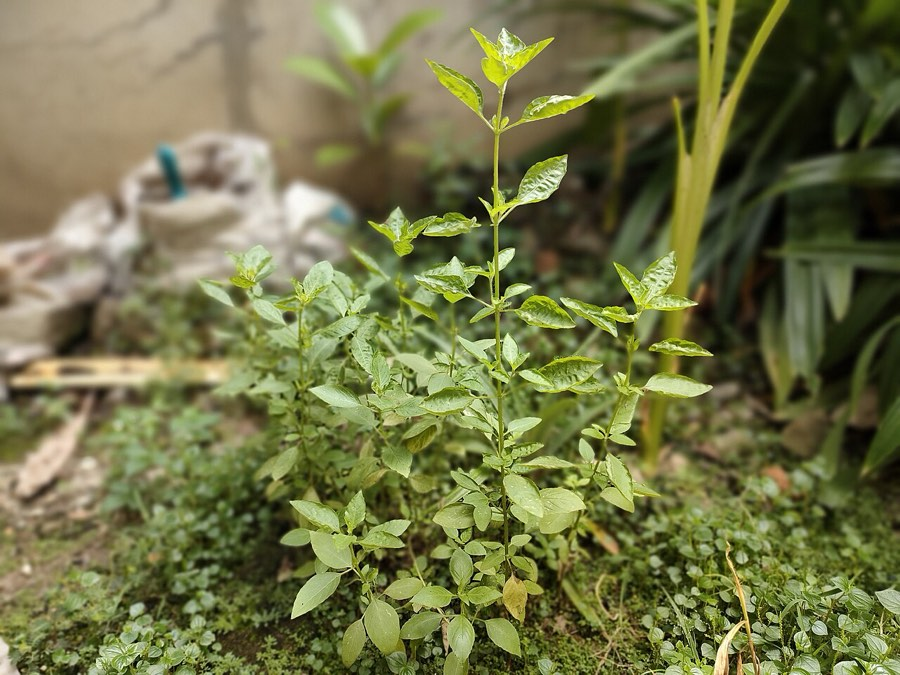
#> input picture app/assets/mock/basil.jpg, 900 x 675 px
$ python -i copies.py   (imports and definitions only)
#> lines starting #> are read from the running program, lines starting #| are printed output that depends on the picture
### ml/training/eval/check_leakage.py
"""Checks the evaluation photos against every training image (evaluation 2 and 9): a photo that
is a copy of a training image would measure memory, not generalisation.

    python -m ml.training.eval.check_leakage [--hamming 4] [--cosine 0.98] [--no-bioclip] [--calibrate 300] [--out leakage-<date>]

Every photo the manifest names is compared with every image file under `ml/training/data/raw`,
which holds every source any of our models trained or was tuned on, all splits. The run stops
first when a dataset in `sources.yaml`, or a COCO folder the detector, the plant probe or the
plant check uses, has no images there: the check would quietly cover less.

- **Perceptual hash:** a 64-bit DCT hash of the photo and of its 8 rotations and flips. A training
  image within `--hamming` bits of any of them is a copy: resized, recompressed, rotated or flipped.
  The hash sets the 32 coefficients above the median, so distances are even: 4 is the largest
  below 6, where the closest different photos sit (evaluation 2).
- **BioCLIP 2 cosine:** the embeddings the training code caches (`ml.pdm_vision.features`, on the
  GPU for files not cached yet). A pair at `--cosine` or more is a match. It backs the hash up but
  catches few crops: 24% of copies with 5% cut off each edge, 8% with 10% (`--calibrate`, evaluation
  2). The default is training 4's duplicate threshold. The field-set picks drop a
  candidate at 0.95 (`fieldsets.COPY`), which costs nothing there; here a match fails the run, and
  at 0.95 one tomato photo had 155 tomato training images above the bar (evaluation 2).

Either signal is a match. A match is looked at by eye: a copy drops the case, and a different photo
goes into `leakage_allowed.tsv` (evaluation file, training path, why) so it no longer fails.
The run exits 1 while any match isn't allowed.

`--calibrate N` remeasures both thresholds: N training images picked at random (seed 0) are edited
the ways a copy is (resized, recompressed, rotated, mirrored, brightened, cropped), and the report
gives the share of each edit that each signal still catches.

Training hashes are cached in `data/cache/phash/hashes.tsv`, keyed by path, size and mtime.
Writes `reports/<out>.md` and `.json`: every match, and per photo its nearest training image by
each signal; side-by-side sheets of the matches and the nearest pairs go to the git-ignored
`runs/leakage/<out>/`.
"""

from __future__ import annotations

import argparse
import datetime as dt
import hashlib
import io
import json
import multiprocessing as mp
import os
import sys
from collections import Counter
from concurrent.futures import ProcessPoolExecutor
from pathlib import Path

import numpy as np
import yaml
from PIL import Image, ImageDraw, ImageEnhance, ImageOps
from scipy.fft import dctn

from ml.pdm_vision import preprocess as pp

ROOT = Path(__file__).resolve().parents[3]
EVAL = ROOT / "ml/training/eval"
RAW = ROOT / "ml/training/data/raw"
SOURCES = ROOT / "ml/training/data/sources.yaml"
CACHE = ROOT / "ml/training/data/cache/phash"
REPORTS = EVAL / "reports"
RUNS = ROOT / "ml/training/runs/leakage"
ALLOWED = EVAL / "leakage_allowed.tsv"
COSINE = 0.98  # training 4's duplicate threshold
IMAGE_SUFFIXES = {".jpg", ".jpeg", ".png", ".webp", ".bmp", ".tif", ".tiff"}
NO_IMAGES = {"coco_annotations_2017", "openimages_v7_faces"}  # datasets in sources.yaml that are annotations only
# COCO photos fetched outside sources.yaml: the detector's backgrounds (detector/background.py),
# the plant check's hold-out negatives (data/negatives_holdout.py) and the trained plant probe's
# licence-clean photos without a plant (data/negatives_probe.py).
COCO_FOLDERS = ("coco_train2017_bg", "coco_train2017_holdout", "coco_train2017_probe")


# --- perceptual hash ----------------------------------------------------------------------------

# [6 lines left out: function gray32, not called in this run]


def phash(a: np.ndarray) -> int:
    """The 64-bit pHash of a 32 × 32 grey array: the 8 × 8 lowest DCT frequencies above their median."""
    low = dctn(a, norm="ortho")[:8, :8]
    bits = (low > np.median(low)).flatten()
    return int(np.packbits(bits).view(">u8")[0])


def dihedral(a: np.ndarray) -> list[np.ndarray]:
    """The 4 rotations of `a` and of its mirror image."""
    return [np.rot90(b, k) for b in (a, np.fliplr(a)) for k in range(4)]


# [6 lines left out: function file_hash, not called in this run]


def hamming(a: np.ndarray, b: np.ndarray) -> np.ndarray:
    """Bit distances between every hash of `a` [n] and of `b` [m], as an [n, m] array."""
    return np.bitwise_count(a[:, None] ^ b[None, :]).astype(np.int16)


# [4 lines left out: function nearest_variant, not called in this run]


def pool(workers: int | None = None) -> ProcessPoolExecutor:
    return ProcessPoolExecutor(workers or max(1, (os.cpu_count() or 2) - 2), mp_context=mp.get_context("forkserver"))


# --- the training images ------------------------------------------------------------------------

# [21 lines left out: functions training_files, skipped_folders, required_folders, not called in this run]


def per_folder(files: list[Path], raw: Path) -> dict[str, int]:
    """Images per top-level folder under `raw`."""
    return dict(sorted(Counter(f.relative_to(raw).parts[0] for f in files).items()))


# [66 lines left out: functions training_hashes, eval_photos, allowed, nearest_by_hash, embedder, not called in this run]


def unit(v: np.ndarray) -> np.ndarray:
    return v / np.linalg.norm(v, axis=-1, keepdims=True)


def cosine_matrix(emb, eval_files: list[Path], train_files: list[Path]) -> np.ndarray:
    return unit(emb.files(eval_files)) @ unit(emb.files(train_files)).T


# --- calibration --------------------------------------------------------------------------------

def _crop(im: Image.Image, f: float) -> Image.Image:
    dx, dy = round(im.width * f), round(im.height * f)
    return im.crop((dx, dy, im.width - dx, im.height - dy))


def _scale(im: Image.Image, f: int) -> Image.Image:
    return im.resize((max(1, im.width // f), max(1, im.height // f)), Image.Resampling.LANCZOS)


# The ways a copy is edited: (edit, JPEG quality the copy is saved at).
EDITS = {
    "half size": (lambda im: _scale(im, 2), 90),
    "quarter size": (lambda im: _scale(im, 4), 90),
    "JPEG quality 40": (lambda im: im, 40),
    "rotated 90°": (lambda im: im.transpose(Image.Transpose.ROTATE_90), 90),
    "mirrored": (lambda im: im.transpose(Image.Transpose.FLIP_LEFT_RIGHT), 90),
    "15% brighter": (lambda im: ImageEnhance.Brightness(im).enhance(1.15), 90),
    "5% off each edge": (lambda im: _crop(im, 0.05), 90),
    "10% off each edge": (lambda im: _crop(im, 0.10), 90),
}


# [202 lines left out: functions edited_copies, calibrate, sheet, shown, calibration_lines, run and 1 more, not called in this run]


def main(argv=None) -> int:
    return run(parse_args(argv))


# [2 lines that do not run on import are left out]

### ml/training/data/copies.py
"""Augmented copies of one photo, found by perceptual hash when the file names don't say which
photo a file copies (index.py's `originals: {phash: N}`; PlantCity).

    python -m ml.training.data.copies plantcity [--bits 2]   # the groups, counted, and a sheet to check

PlantCity ships each photo with copies flipped, turned a quarter, mirrored into tiles, or turned
by any angle on the same canvas with the corners filled black, numbered in sequence, so nothing in
a name links a copy to its photo. Two files are copies when:

- **flipped or turned a quarter:** the 64-bit DCT hash of one (check_leakage's, of the whole image
  at 32 x 32) is within `bits` of the hash of any of the other's 8 rotations and flips;
- **turned by any angle:** a file with its four corners black is turned back by the angle its
  top-left black triangle gives (the four candidate signs and legs are tried), and the hash of its
  central 40 % is within `bits` of the hash of the central 40 % of another file, or of that
  file's rotations and flips;
- **turned by any angle, found by search:** the corner gives no usable angle on some files (JPEG
  noise along the edge), and a file turned one way is never compared with one turned another. So
  every file with black corners is also turned in 1° steps, and its central 40 % at each angle is
  compared with the central 40 % (rotations and flips too) of every file of the `NEAREST` groups
  closest to it by BioCLIP 2 cosine; within `ANGLE_BITS` is a copy. The central 40 % of a turned
  copy is all photo at any angle, since the canvas keeps the photo's size.

The groups are the connected components of these pairs, across every class of the dataset, so a
photo shipped under two labels becomes one group whose labels disagree, which dedupe.py drops. A
group's original is its smallest path. Cached under data/cache/copies/ by the files' paths,
sizes and modification times, `bits` and VERSION.
"""

from __future__ import annotations

import argparse
import hashlib
import json
import math
import multiprocessing as mp
import os
from concurrent.futures import ProcessPoolExecutor
from pathlib import Path

import numpy as np
from PIL import Image

HERE = Path(__file__).resolve().parent
CACHE = HERE / "cache" / "copies"
VERSION = 2
BLACK = 12          # a grey level at or below this is fill, not photo
NEAREST = 3         # groups by BioCLIP 2 cosine that a file with black corners is turned against
ANGLE_BITS = 8      # a centre turned by the search within this of a neighbour's is a copy
TURN_SIDE = 96      # the long side, in pixels, of the central 40 % when the search turns it
CORNER = 6          # the side of the corner patches that must be black, in pixels
CENTRE = 0.4        # the central share of the side that a turned copy keeps in full


def _gray(path: Path) -> np.ndarray:
#> called with path = '../../../app/assets/mock/basil.jpg'
    from PIL import ImageOps

    with Image.open(path) as im:
#> im is the input picture: PIL image 900x675 RGB; mean R, G, B 113.4, 115.7, 71.1
        return np.asarray(ImageOps.exif_transpose(im).convert("L"))


def _small(a: np.ndarray) -> np.ndarray:
    return np.asarray(Image.fromarray(a).resize((32, 32), Image.Resampling.LANCZOS), np.float32)


# [5 lines left out: function _hashes, not called in this run]


def _centre(a: np.ndarray) -> np.ndarray:
    h, w = a.shape
    ch, cw = max(int(h * CENTRE), 8), max(int(w * CENTRE), 8)
    return a[(h - ch) // 2 : (h - ch) // 2 + ch, (w - cw) // 2 : (w - cw) // 2 + cw]


def _black_corners(a: np.ndarray) -> bool:
    k = CORNER
    return all(c.mean() <= BLACK for c in (a[:k, :k], a[:k, -k:], a[-k:, :k], a[-k:, -k:]))


# [12 lines left out: function _turned_back, not called in this run]


def turn_hashes(path: Path) -> list[int]:
    """The hash of the central 40 % of the file turned by every whole degree, at reduced size."""
    import cv2

    from ml.training.eval.check_leakage import phash

    a = _gray(path)
    h, w = a.shape
#> h = 675; w = 900
    f = max(1.0, CENTRE * max(h, w) / TURN_SIDE)
#> f = 3.75
    a = cv2.resize(a, (max(8, round(w / f)), max(8, round(h / f))), interpolation=cv2.INTER_AREA)
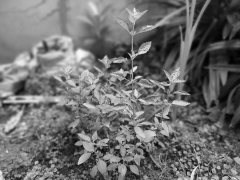
#> a: shape (180, 240); min 1, max 248, mean 109.9
    h, w = a.shape
#> h = 180; w = 240
    return [phash(_small(_centre(cv2.warpAffine(a, cv2.getRotationMatrix2D((w / 2, h / 2), t, 1.0), (w, h),
                                                    flags=cv2.INTER_LINEAR))))
            for t in range(360)]
#> in _centre (call 19), `return a[(h - ch) // 2 : (h - ch) // 2 + ch, (w - cw) // 2 : (w - cw) ..`:
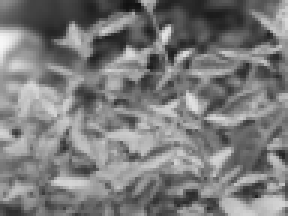
#> returned value: shape (72, 96) (shown 3 times larger); min 17, max 247, mean 123
#> in _centre (call 20), `return a[(h - ch) // 2 : (h - ch) // 2 + ch, (w - cw) // 2 : (w - cw) ..`:
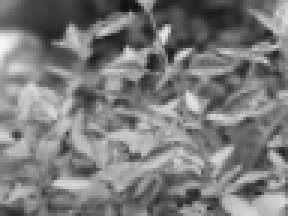
#> returned value: shape (72, 96) (shown 3 times larger); min 18, max 246, mean 123.2
#> in _centre (call 21), `return a[(h - ch) // 2 : (h - ch) // 2 + ch, (w - cw) // 2 : (w - cw) ..`:
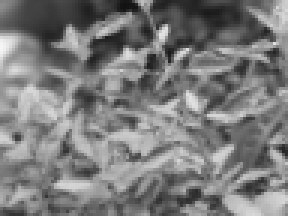
#> returned value: shape (72, 96) (shown 3 times larger); min 18, max 245, mean 123.4
#> in _centre (call 22), `return a[(h - ch) // 2 : (h - ch) // 2 + ch, (w - cw) // 2 : (w - cw) ..`:
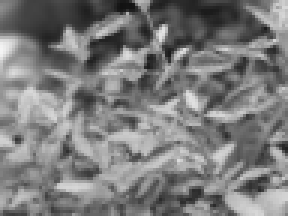
#> returned value: shape (72, 96) (shown 3 times larger); min 18, max 244, mean 123.5
#> in _small (call 22), `return np.asarray(Image.fromarray(a).resize((32, 32), Image.Resampling..`:
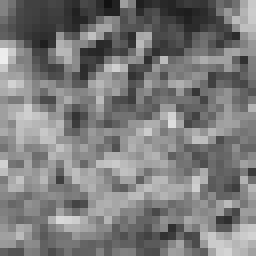
#> returned value: shape (32, 32) float32 (shown 8 times larger); min 17, max 237, mean 123.5
#> in _centre (call 23), `return a[(h - ch) // 2 : (h - ch) // 2 + ch, (w - cw) // 2 : (w - cw) ..`:
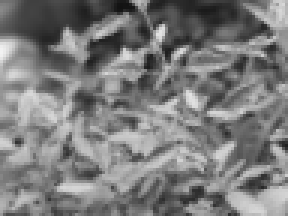
#> returned value: shape (72, 96) (shown 3 times larger); min 18, max 242, mean 123.6


# [158 lines left out: functions searched_pairs, file_hashes, _within, groups, main, not called in this run]


# [2 lines not run here, left out]

>>> result = turn_hashes('../../../app/assets/mock/basil.jpg')
#> result = 360 items, first 6: 15742467519286387800, 18048310511320212568, 18048310511324406808, 18048310511307631640, 18048310511307631640, 18049366051060198544

$ run again, on app/assets/mock/leaf.jpg
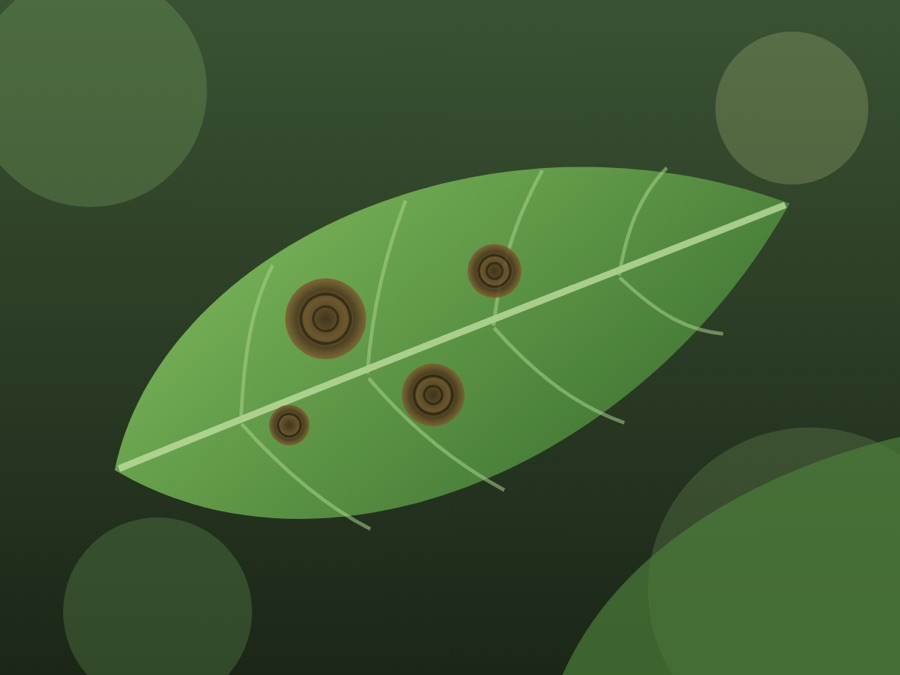
#> input picture app/assets/mock/leaf.jpg, 900 x 675 px
#> in _gray, im is the input picture: PIL image 900x675 RGB; mean R, G, B 62.4, 91.1, 50.1
#> in _gray, `return np.asarray(ImageOps.exif_transpose(im).convert("L"))`:
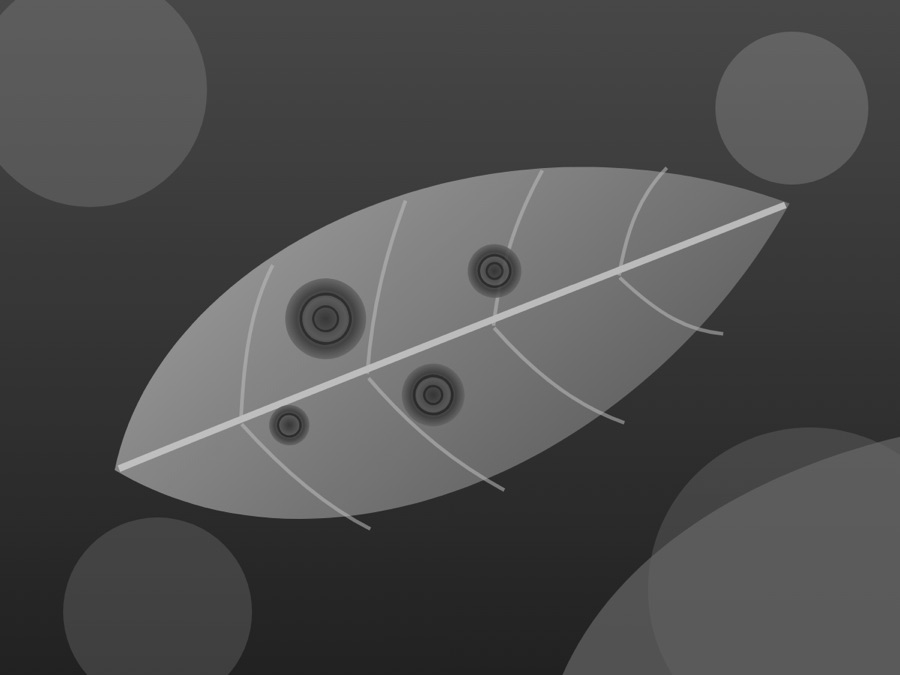
#> returned value: shape (675, 900); min 27, max 198, mean 77.8
#> in _centre (call 22), `return a[(h - ch) // 2 : (h - ch) // 2 + ch, (w - cw) // 2 : (w - cw) ..`:
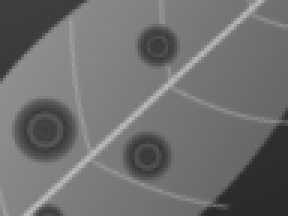
#> returned value: shape (72, 96) (shown 3 times larger); min 41, max 189, mean 110.5
#> result = 360 items, first 6: 14378938839762173836, 14378938848352108300, 14378938779632664332, 14378938779364229004, 14387945978618967948, 14387945978618966926

$ run again, on app/assets/mock/pepper.jpg
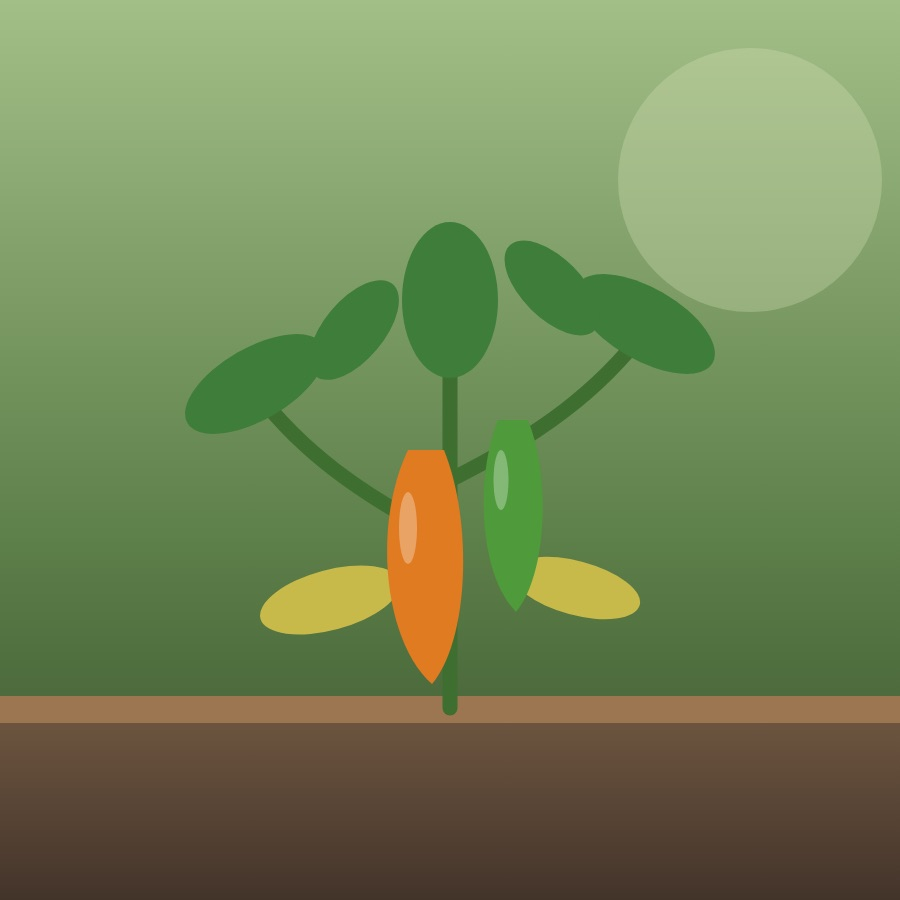
#> input picture app/assets/mock/pepper.jpg, 900 x 900 px
#> in _gray, im is the input picture: PIL image 900x900 RGB; mean R, G, B 115.4, 133.4, 85.7
#> in _centre (call 22), `return a[(h - ch) // 2 : (h - ch) // 2 + ch, (w - cw) // 2 : (w - cw) ..`:
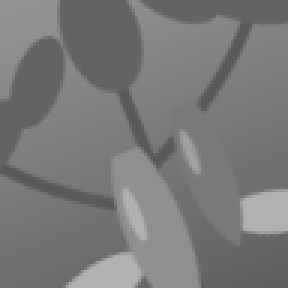
#> returned value: shape (96, 96) (shown 3 times larger); min 89, max 178, mean 121.1
#> result = 360 items, first 6: 16578864441261639845, 16578860043479370405, 14282024233251986085, 14282024233251986085, 14282006366072691367, 14300020764565919911
